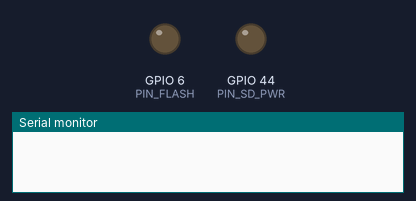
This sketch was run on a simulated ESP32. Parts: output pins drawn as LEDs (lit = HIGH), the last lines printed to the serial monitor. WiFi joins after 1.5 s; servers stay silent unless stated; storage starts empty; nothing arrives over Bluetooth unless stated; the camera gives no picture; a phone connects over Bluetooth LE 3 s after start.

Above: at 0.0 s.
At 4.1 s:
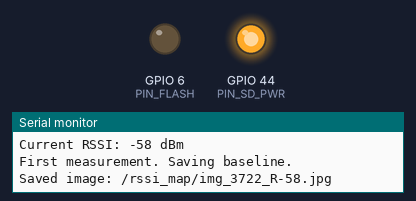
Timing chart, 0 to 5.6 s (numbered marks = the images above):
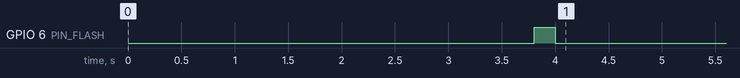

The sketch:

rssi_mapper.ino
```cpp
#include "esp_camera.h"
#include <Arduino.h>
#include <BLE2902.h>
#include <BLEDevice.h>
#include <BLEServer.h>
#include <BLEUtils.h>
#include <SD.h>
#include <SPI.h>
#include <WiFi.h>

// =======================================================
// Hardware Pin Definitions
// =======================================================
#define CAMERA_MODEL_XIAO_ESP32S3
#include "camera_pins.h" // 既存のカメラプロジェクトのピン定義をコピーして使用

namespace hw {
constexpr uint8_t SD_CS = 21;      // SD Card Chip Select
constexpr uint8_t SD_MOSI = 9;     // SD Card MOSI
constexpr uint8_t SD_MISO = 8;     // SD Card MISO
constexpr uint8_t SD_SCK = 7;      // SD Card Clock
constexpr uint8_t PIN_SD_PWR = 44; // SD Card Power Control

constexpr uint8_t PIN_FLASH = 6; // Flash LED Control Output
} // namespace hw

// =======================================================
// Network Configuration
// =======================================================
namespace net {
constexpr char WIFI_SSID[] = "SLAB_KD01";
constexpr char WIFI_PASS[] = "wakaW1sat0";
} // namespace net

// =======================================================
// Config Parameters
// =======================================================
constexpr int RSSI_CHANGE_THRESHOLD = 3;  // 何dBm変化したら記録するか
constexpr int MEASURE_INTERVAL_MS = 1000; // 測定間隔

// Global Variables
int g_previous_rssi = 0;
bool g_is_first_measure = true;

// =======================================================
// BLE Configuration
// =======================================================
#define SERVICE_UUID "4fafc201-1fb5-459e-8fcc-c5c9c331914b"
#define CHARACTERISTIC_UUID "beb5483e-36e1-4688-b7f5-ea07361b26a8"

BLEServer *pServer = NULL;
BLECharacteristic *pCharacteristic = NULL;
bool deviceConnected = false;

class MyServerCallbacks : public BLEServerCallbacks {
  void onConnect(BLEServer *pServer) { deviceConnected = true; };

  void onDisconnect(BLEServer *pServer) {
    deviceConnected = false;
    pServer->getAdvertising()->start(); // 再接続できるようにアドバタイズ再開
  }
};

void notifyBLE(const char *msg) {
  if (deviceConnected && pCharacteristic) {
    pCharacteristic->setValue(msg);
    pCharacteristic->notify();
  }
}

// =======================================================
// LED Error Indicator
// =======================================================
void fatalErrorBlink() {
  pinMode(hw::PIN_FLASH, OUTPUT);
  while (true) {
    digitalWrite(hw::PIN_FLASH, HIGH);
    delay(100);
    digitalWrite(hw::PIN_FLASH, LOW);
    delay(100);
  }
}

void successBlink() {
  pinMode(hw::PIN_FLASH, OUTPUT);
  digitalWrite(hw::PIN_FLASH, HIGH);
  delay(200);
  digitalWrite(hw::PIN_FLASH, LOW);
}

// =======================================================
// Initialization
// =======================================================
bool initCamera() {
  camera_config_t config;
  config.ledc_channel = LEDC_CHANNEL_0;
  config.ledc_timer = LEDC_TIMER_0;
  config.pin_d0 = Y2_GPIO_NUM;
  config.pin_d1 = Y3_GPIO_NUM;
  config.pin_d2 = Y4_GPIO_NUM;
  config.pin_d3 = Y5_GPIO_NUM;
  config.pin_d4 = Y6_GPIO_NUM;
  config.pin_d5 = Y7_GPIO_NUM;
  config.pin_d6 = Y8_GPIO_NUM;
  config.pin_d7 = Y9_GPIO_NUM;
  config.pin_xclk = XCLK_GPIO_NUM;
  config.pin_pclk = PCLK_GPIO_NUM;
  config.pin_vsync = VSYNC_GPIO_NUM;
  config.pin_href = HREF_GPIO_NUM;
  config.pin_sscb_sda = SIOD_GPIO_NUM;
  config.pin_sscb_scl = SIOC_GPIO_NUM;
  config.pin_pwdn = PWDN_GPIO_NUM;
  config.pin_reset = RESET_GPIO_NUM;
  config.xclk_freq_hz = 10000000;
  config.frame_size = FRAMESIZE_UXGA;
  config.pixel_format = PIXFORMAT_JPEG;
  config.jpeg_quality = 12;
  config.fb_count = 2;
  config.fb_location = CAMERA_FB_IN_PSRAM;
  config.grab_mode = CAMERA_GRAB_LATEST;

  esp_err_t err = esp_camera_init(&config);
  if (err != ESP_OK) {
    Serial.printf("Camera init failed with error 0x%x\n", err);
    return false;
  }
  return true;
}

void initWiFi() {
  Serial.print("Connecting to WiFi: ");
  Serial.println(net::WIFI_SSID);
  WiFi.mode(WIFI_STA);
  WiFi.begin(net::WIFI_SSID, net::WIFI_PASS);

  int retry = 0;
  while (WiFi.status() != WL_CONNECTED) {
    delay(500);
    Serial.print(".");
    retry++;
    if (retry > 60) {
      Serial.println("\nWiFi connection timeout.");
      // fatalErrorBlink(); //
      // 接続できない場合は単独で動けないので止めるのもありだが、再試行させる手もある
    }
  }
  Serial.println("\nWiFi Connected.");
}

// =======================================================
// Record Logic
// =======================================================
void captureAndRecord(int current_rssi) {
  uint32_t timestamp = millis();
  char imgFilename[64];
  sprintf(imgFilename, "/rssi_map/img_%lu_R%d.jpg", (unsigned long)timestamp,
          current_rssi);

  // 1. Capture Image
  camera_fb_t *fb = esp_camera_fb_get();
  if (!fb) {
    Serial.println("Camera capture failed");
    return;
  }

  // 2. Save Image to SD
  File file = SD.open(imgFilename, FILE_WRITE);
  bool saveSuccess = false;
  if (file) {
    size_t written = file.write(fb->buf, fb->len);
    file.close();
    if (written == fb->len) {
      Serial.printf("Saved image: %s\n", imgFilename);
      saveSuccess = true;
    } else {
      Serial.println("File write failed or incomplete");
      SD.remove(imgFilename);
    }
  } else {
    Serial.printf("Failed to open file for writing: %s\n", imgFilename);
  }
  esp_camera_fb_return(fb);

  // 3. Log to CSV
  if (saveSuccess) {
    File logFile = SD.open("/rssi_map/rssi_log.csv", FILE_APPEND);
    if (logFile) {
      logFile.printf("%lu,%d,%s\n", (unsigned long)timestamp, current_rssi,
                     imgFilename);
      logFile.close();
    } else {
      Serial.println("Failed to open CSV log file");
    }
    // LED blink on success
    successBlink();
    char msg[64];
    sprintf(msg, "REC:%ddBm", current_rssi);
    notifyBLE(msg);
  }
}

// =======================================================
// Setup
// =======================================================
void setup() {
  Serial.begin(115200);
  delay(1000);
  Serial.println("--- RSSI Mapper Starting ---");

  pinMode(hw::PIN_FLASH, OUTPUT);
  digitalWrite(hw::PIN_FLASH, LOW);

  // SD Card Power
  pinMode(hw::PIN_SD_PWR, OUTPUT);
  digitalWrite(hw::PIN_SD_PWR, HIGH);
  delay(100);

  // Init SD
  SPI.begin(hw::SD_SCK, hw::SD_MISO, hw::SD_MOSI, hw::SD_CS);
  if (!SD.begin(hw::SD_CS)) {
    Serial.println("SD Card Mount Failed!");
    fatalErrorBlink();
  }

  // Create Directory & Log file header
  if (!SD.exists("/rssi_map")) {
    SD.mkdir("/rssi_map");
  }
  if (!SD.exists("/rssi_map/rssi_log.csv")) {
    File logFile = SD.open("/rssi_map/rssi_log.csv", FILE_WRITE);
    if (logFile) {
      logFile.println("millis,rssi,filename");
      logFile.close();
    }
  }

  // Init Camera
  if (!initCamera()) {
    Serial.println("Camera Init Failed!");
    fatalErrorBlink();
  }

  // Init BLE
  BLEDevice::init("ESP-RSSI");
  pServer = BLEDevice::createServer();
  pServer->setCallbacks(new MyServerCallbacks());
  BLEService *pService = pServer->createService(SERVICE_UUID);
  pCharacteristic = pService->createCharacteristic(
      CHARACTERISTIC_UUID,
      BLECharacteristic::PROPERTY_READ | BLECharacteristic::PROPERTY_NOTIFY);
  pCharacteristic->addDescriptor(new BLE2902());
  pService->start();
  BLEAdvertising *pAdvertising = BLEDevice::getAdvertising();
  pAdvertising->addServiceUUID(SERVICE_UUID);
  pAdvertising->setScanResponse(false);
  pAdvertising->setMinPreferred(0x0);
  BLEDevice::startAdvertising();
  Serial.println("BLE started. Waiting for connections...");

  // First stabilization shots (discard)
  for (int i = 0; i < 3; i++) {
    camera_fb_t *fb = esp_camera_fb_get();
    if (fb)
      esp_camera_fb_return(fb);
    delay(200);
  }

  initWiFi();
  Serial.println("Setup complete. Starting measurement loop.");
}

// =======================================================
// Loop
// =======================================================
void loop() {
  if (WiFi.status() != WL_CONNECTED) {
    static uint32_t last_reconnect_attempt = 0;
    if (millis() - last_reconnect_attempt > 5000) {
      Serial.println("WiFi disconnected. Attempting to reconnect...");
      notifyBLE("ERR:No WiFi");
      WiFi.disconnect();
      WiFi.begin(net::WIFI_SSID, net::WIFI_PASS);
      last_reconnect_attempt = millis();
    }
    delay(100);
    return;
  }

  int current_rssi = WiFi.RSSI();
  Serial.printf("Current RSSI: %d dBm\n", current_rssi);

  char rssiMsg[32];
  sprintf(rssiMsg, "OK:%ddBm", current_rssi);
  notifyBLE(rssiMsg);

  if (g_is_first_measure) {
    g_previous_rssi = current_rssi;
    g_is_first_measure = false;
    Serial.println("First measurement. Saving baseline.");
    captureAndRecord(current_rssi);
  } else {
    if (abs(current_rssi - g_previous_rssi) >= RSSI_CHANGE_THRESHOLD) {
      Serial.printf("RSSI changed! Previous: %d, Current: %d\n",
                    g_previous_rssi, current_rssi);
      captureAndRecord(current_rssi);
      g_previous_rssi = current_rssi;
    }
  }

  delay(MEASURE_INTERVAL_MS);
}
```

camera_pins.h
```cpp
#if defined(CAMERA_MODEL_WROVER_KIT)
#define PWDN_GPIO_NUM    -1
#define RESET_GPIO_NUM   -1
#define XCLK_GPIO_NUM    21
#define SIOD_GPIO_NUM    26
#define SIOC_GPIO_NUM    27

#define Y9_GPIO_NUM      35
#define Y8_GPIO_NUM      34
#define Y7_GPIO_NUM      39
#define Y6_GPIO_NUM      36
#define Y5_GPIO_NUM      19
#define Y4_GPIO_NUM      18
#define Y3_GPIO_NUM       5
#define Y2_GPIO_NUM       4
#define VSYNC_GPIO_NUM   25
#define HREF_GPIO_NUM    23
#define PCLK_GPIO_NUM    22

#elif defined(CAMERA_MODEL_ESP_EYE)
#define PWDN_GPIO_NUM    -1
#define RESET_GPIO_NUM   -1
#define XCLK_GPIO_NUM    4
#define SIOD_GPIO_NUM    18
#define SIOC_GPIO_NUM    23

#define Y9_GPIO_NUM      36
#define Y8_GPIO_NUM      37
#define Y7_GPIO_NUM      38
#define Y6_GPIO_NUM      39
#define Y5_GPIO_NUM      35
#define Y4_GPIO_NUM      14
#define Y3_GPIO_NUM      13
#define Y2_GPIO_NUM      34
#define VSYNC_GPIO_NUM   5
#define HREF_GPIO_NUM    27
#define PCLK_GPIO_NUM    25

#define LED_GPIO_NUM     22

#elif defined(CAMERA_MODEL_M5STACK_PSRAM)
#define PWDN_GPIO_NUM     -1
#define RESET_GPIO_NUM    15
#define XCLK_GPIO_NUM     27
#define SIOD_GPIO_NUM     25
#define SIOC_GPIO_NUM     23

#define Y9_GPIO_NUM       19
#define Y8_GPIO_NUM       36
#define Y7_GPIO_NUM       18
#define Y6_GPIO_NUM       39
#define Y5_GPIO_NUM        5
#define Y4_GPIO_NUM       34
#define Y3_GPIO_NUM       35
#define Y2_GPIO_NUM       32
#define VSYNC_GPIO_NUM    22
#define HREF_GPIO_NUM     26
#define PCLK_GPIO_NUM     21

#elif defined(CAMERA_MODEL_M5STACK_V2_PSRAM)
#define PWDN_GPIO_NUM     -1
#define RESET_GPIO_NUM    15
#define XCLK_GPIO_NUM     27
#define SIOD_GPIO_NUM     22
#define SIOC_GPIO_NUM     23

#define Y9_GPIO_NUM       19
#define Y8_GPIO_NUM       36
#define Y7_GPIO_NUM       18
#define Y6_GPIO_NUM       39
#define Y5_GPIO_NUM        5
#define Y4_GPIO_NUM       34
#define Y3_GPIO_NUM       35
#define Y2_GPIO_NUM       32
#define VSYNC_GPIO_NUM    25
#define HREF_GPIO_NUM     26
#define PCLK_GPIO_NUM     21

#elif defined(CAMERA_MODEL_M5STACK_WIDE)
#define PWDN_GPIO_NUM     -1
#define RESET_GPIO_NUM    15
#define XCLK_GPIO_NUM     27
#define SIOD_GPIO_NUM     22
#define SIOC_GPIO_NUM     23

#define Y9_GPIO_NUM       19
#define Y8_GPIO_NUM       36
#define Y7_GPIO_NUM       18
#define Y6_GPIO_NUM       39
#define Y5_GPIO_NUM        5
#define Y4_GPIO_NUM       34
#define Y3_GPIO_NUM       35
#define Y2_GPIO_NUM       32
#define VSYNC_GPIO_NUM    25
#define HREF_GPIO_NUM     26
#define PCLK_GPIO_NUM     21

#define LED_GPIO_NUM       2

#elif defined(CAMERA_MODEL_M5STACK_ESP32CAM)
#define PWDN_GPIO_NUM     -1
#define RESET_GPIO_NUM    15
#define XCLK_GPIO_NUM     27
#define SIOD_GPIO_NUM     25
#define SIOC_GPIO_NUM     23

#define Y9_GPIO_NUM       19
#define Y8_GPIO_NUM       36
#define Y7_GPIO_NUM       18
#define Y6_GPIO_NUM       39
#define Y5_GPIO_NUM        5
#define Y4_GPIO_NUM       34
#define Y3_GPIO_NUM       35
#define Y2_GPIO_NUM       17
#define VSYNC_GPIO_NUM    22
#define HREF_GPIO_NUM     26
#define PCLK_GPIO_NUM     21

#elif defined(CAMERA_MODEL_M5STACK_UNITCAM)
#define PWDN_GPIO_NUM     -1
#define RESET_GPIO_NUM    15
#define XCLK_GPIO_NUM     27
#define SIOD_GPIO_NUM     25
#define SIOC_GPIO_NUM     23

#define Y9_GPIO_NUM       19
#define Y8_GPIO_NUM       36
#define Y7_GPIO_NUM       18
#define Y6_GPIO_NUM       39
#define Y5_GPIO_NUM        5
#define Y4_GPIO_NUM       34
#define Y3_GPIO_NUM       35
#define Y2_GPIO_NUM       32
#define VSYNC_GPIO_NUM    22
#define HREF_GPIO_NUM     26
#define PCLK_GPIO_NUM     21

#elif defined(CAMERA_MODEL_AI_THINKER)
#define PWDN_GPIO_NUM     32
#define RESET_GPIO_NUM    -1
#define XCLK_GPIO_NUM      0
#define SIOD_GPIO_NUM     26
#define SIOC_GPIO_NUM     27

#define Y9_GPIO_NUM       35
#define Y8_GPIO_NUM       34
#define Y7_GPIO_NUM       39
#define Y6_GPIO_NUM       36
#define Y5_GPIO_NUM       21
#define Y4_GPIO_NUM       19
#define Y3_GPIO_NUM       18
#define Y2_GPIO_NUM        5
#define VSYNC_GPIO_NUM    25
#define HREF_GPIO_NUM     23
#define PCLK_GPIO_NUM     22

#define LED_GPIO_NUM      33

#elif defined(CAMERA_MODEL_TTGO_T_JOURNAL)
#define PWDN_GPIO_NUM      0
#define RESET_GPIO_NUM    15
#define XCLK_GPIO_NUM     27
#define SIOD_GPIO_NUM     25
#define SIOC_GPIO_NUM     23

#define Y9_GPIO_NUM       19
#define Y8_GPIO_NUM       36
#define Y7_GPIO_NUM       18
#define Y6_GPIO_NUM       39
#define Y5_GPIO_NUM        5
#define Y4_GPIO_NUM       34
#define Y3_GPIO_NUM       35
#define Y2_GPIO_NUM       17
#define VSYNC_GPIO_NUM    22
#define HREF_GPIO_NUM     26
#define PCLK_GPIO_NUM     21

#elif defined(CAMERA_MODEL_XIAO_ESP32S3)
#define PWDN_GPIO_NUM     -1
#define RESET_GPIO_NUM    -1
#define XCLK_GPIO_NUM     10
#define SIOD_GPIO_NUM     40
#define SIOC_GPIO_NUM     39

#define Y9_GPIO_NUM       48
#define Y8_GPIO_NUM       11
#define Y7_GPIO_NUM       12
#define Y6_GPIO_NUM       14
#define Y5_GPIO_NUM       16
#define Y4_GPIO_NUM       18
#define Y3_GPIO_NUM       17
#define Y2_GPIO_NUM       15
#define VSYNC_GPIO_NUM    38
#define HREF_GPIO_NUM     47
#define PCLK_GPIO_NUM     13

#define LED_GPIO_NUM      21

#elif defined(CAMERA_MODEL_ESP32_CAM_BOARD)
// The 18 pin header on the board has Y5 and Y3 swapped
#define USE_BOARD_HEADER 0
#define PWDN_GPIO_NUM    32
#define RESET_GPIO_NUM   33
#define XCLK_GPIO_NUM     4
#define SIOD_GPIO_NUM    18
#define SIOC_GPIO_NUM    23

#define Y9_GPIO_NUM      36
#define Y8_GPIO_NUM      19
#define Y7_GPIO_NUM      21
#define Y6_GPIO_NUM      39
#if USE_BOARD_HEADER
#define Y5_GPIO_NUM      13
#else
#define Y5_GPIO_NUM      35
#endif
#define Y4_GPIO_NUM      14
#if USE_BOARD_HEADER
#define Y3_GPIO_NUM      35
#else
#define Y3_GPIO_NUM      13
#endif
#define Y2_GPIO_NUM      34
#define VSYNC_GPIO_NUM    5
#define HREF_GPIO_NUM    27
#define PCLK_GPIO_NUM    25

#elif defined(CAMERA_MODEL_ESP32S3_CAM_LCD)
#define PWDN_GPIO_NUM     -1
#define RESET_GPIO_NUM    -1
#define XCLK_GPIO_NUM     40
#define SIOD_GPIO_NUM     17
#define SIOC_GPIO_NUM     18

#define Y9_GPIO_NUM       39
#define Y8_GPIO_NUM       41
#define Y7_GPIO_NUM       42
#define Y6_GPIO_NUM       12
#define Y5_GPIO_NUM       3
#define Y4_GPIO_NUM       14
#define Y3_GPIO_NUM       47
#define Y2_GPIO_NUM       13
#define VSYNC_GPIO_NUM    21
#define HREF_GPIO_NUM     38
#define PCLK_GPIO_NUM     11

#elif defined(CAMERA_MODEL_ESP32S2_CAM_BOARD)
// The 18 pin header on the board has Y5 and Y3 swapped
#define USE_BOARD_HEADER 0
#define PWDN_GPIO_NUM     1
#define RESET_GPIO_NUM    2
#define XCLK_GPIO_NUM     42
#define SIOD_GPIO_NUM     41
#define SIOC_GPIO_NUM     18

#define Y9_GPIO_NUM       16
#define Y8_GPIO_NUM       39
#define Y7_GPIO_NUM       40
#define Y6_GPIO_NUM       15
#if USE_BOARD_HEADER
#define Y5_GPIO_NUM       12
#else
#define Y5_GPIO_NUM       13
#endif
#define Y4_GPIO_NUM       5
#if USE_BOARD_HEADER
#define Y3_GPIO_NUM       13
#else
#define Y3_GPIO_NUM       12
#endif
#define Y2_GPIO_NUM       14
#define VSYNC_GPIO_NUM    38
#define HREF_GPIO_NUM     4
#define PCLK_GPIO_NUM     3

#elif defined(CAMERA_MODEL_ESP32S3_EYE)
#define PWDN_GPIO_NUM -1
#define RESET_GPIO_NUM -1
#define XCLK_GPIO_NUM 15
#define SIOD_GPIO_NUM 4
#define SIOC_GPIO_NUM 5

#define Y2_GPIO_NUM 11
#define Y3_GPIO_NUM 9
#define Y4_GPIO_NUM 8
#define Y5_GPIO_NUM 10
#define Y6_GPIO_NUM 12
#define Y7_GPIO_NUM 18
#define Y8_GPIO_NUM 17
#define Y9_GPIO_NUM 16

#define VSYNC_GPIO_NUM 6
#define HREF_GPIO_NUM 7
#define PCLK_GPIO_NUM 13

#else
#error "Camera model not selected"
#endif
```

Measured:
- by itself, GPIO 6 (PIN_FLASH): LOW → HIGH at 3.8 s, → LOW 0.20 s later
